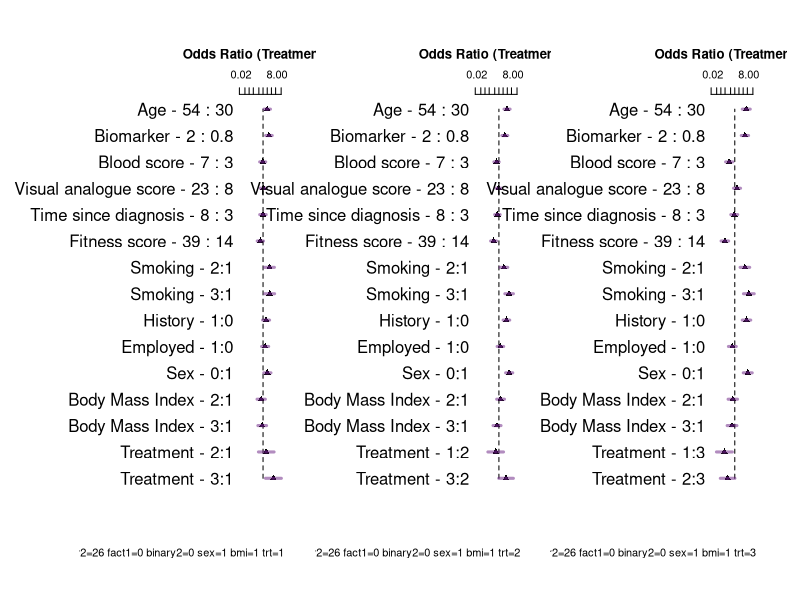
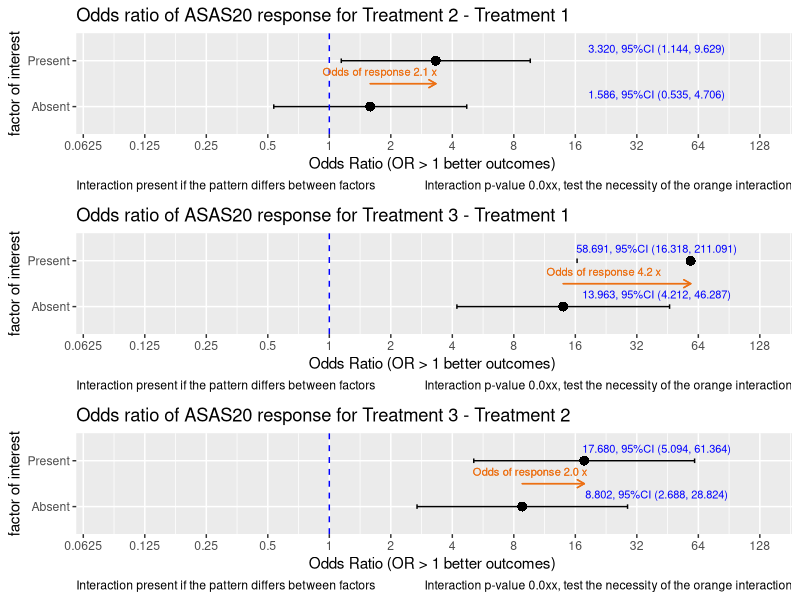
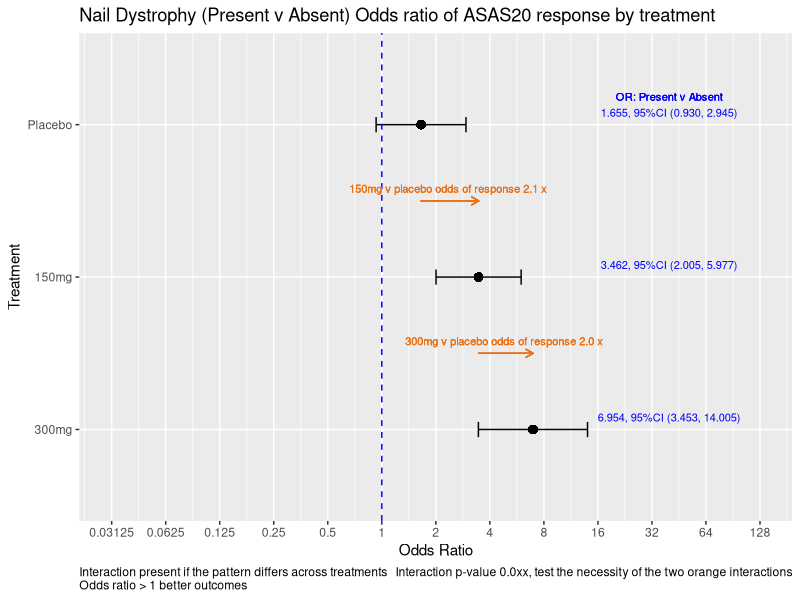

Write R code to recreate these figures, in order.
## ---- chunk 1

  set.seed(124)
  library(rms)          # automatically engages rms(Hmisc)
  library(tidyverse)
  library(kableExtra) 
  library(knitr) 
  library(reshape)
  library(rms)
  
  
  knitrSet(lang='markdown', w=7, h=7, dev='svg', fig.path='folder/')
  options(prType='html')
  options(width=200)
  
  # format function 
     formatz <- function(x){
        if (!is.na(x)  ) {
          sprintf(x, fmt = '%#.1f')  
         }
     }
     
     

    options(max.print=1000000)    
    options(scipen=999)
    
    ## convenience functions
    p0 <- function(x) {formatC(x, format="f", digits=1)}
    p1 <- function(x) {formatC(x, format="f", digits=1)}
    p2 <- function(x) {formatC(x, format="f", digits=2)}
    p3 <- function(x) {formatC(x, format="f", digits=3)}
    p4 <- function(x) {formatC(x, format="f", digits=4)}
    p5 <- function(x) {formatC(x, format="f", digits=5)}
    
    logit <-     function(p) log(1/(1/p-1))
    expit <-     function(x) 1/(1/exp(x) + 1)
    inv_logit <- function(logit) exp(logit) / (1 + exp(logit))
    is.even <-   function(x){ x %% 2 == 0 }                       # function to id. odd maybe useful
    options(width=200)



 
## ---- chunk 2

# select the design to simulate
Design = "Treatment interacts with all variables" 
#Design = "Treatment interacts with smoking only" 
#Design = "No-interaction logit-additive model"

# coefficients on log odds scale

intercept <- -3
n=1000
v1 = 1
v2 = 1/(65-18)
v3 = 0.4
v4 = 0
v5 = 1/3
v6 = -.5/10
v7 = 0.25/30
v8 = -.1/10
v9 = -1/50
v10 = log(2)
v11 = -log(1)
v12 = log(0.5)

#~~~~~~~~~~~~~~~~~~~~~~~~~~~~~~~~~~~~~~~~~~~~~~~~~~~~~~~~~~~~~~~~~~~~~~~~~~~~~~~~~
# for Rshiny needed this separate so could control this
randomi <- runif(n)    # this determine Y=1 later, 
#~~~~~~~~~~~~~~~~~~~~~~~~~~~~~~~~~~~~~~~~~~~~~~~~~~~~~~~~~~~~~~~~~~~~~~~~~~~~~~~~~

trt.coef       <-  v1     # log odds ratio so 1 -> 2.718, so 1 is LARGE
age.coef       <-  v2     # log odds of 1 over the age range
smoke.coef     <-  v3     # this is odds of 1.5
bmi.coef       <-  v4     # this is an odds of 1..50:50
covar3.coef    <-  v5     # log odds 1 over range of 3
covar1.coef    <-  v6     # log odds -.05 per unit change
vas.coef       <-  v7     # log odds .008 per unit change. log odds .25 over 30 units odds 1.27
time.coef      <-  v8     # log odds -.01 per year, log odds -.1 over 10 years or odds .90
covar2.coef    <-  v9     # log odds 0.02 per unit, log odds 1 over 50 units or odds 2.7
fact1.coef     <-  v10    # log odds 0.693 per change in binary, or odds of 2   
binary2.coef   <-  v11    # log odds 0 per change in binary, or odds of 1  
sex.coef       <-  v12    # log odds -0.693 per change in binary, or odds of .5  

# made up data structure 
trt      <- sample(1:3,   n, replace=TRUE)      # trt 3 levels
age      <- sample(18:65, n, replace=TRUE)      # continuous
bmi      <- sample(1:3,   n, replace=TRUE)      # assume 3 equal groups
smoking  <- sample(1:3,   n, replace=TRUE)      # categorical assume 3 equal groups
covar3   <- round(runif(n,0,3),2)
covar1   <- round(runif(n,0,10),2)
vas      <- sample(1:30, n, replace=TRUE)
time     <- round(runif(n,0,10),2)              # years
covar2   <- sample(1:50, n, replace=TRUE)
fact1    <- sample(0:1,  n, replace=TRUE)
binary2  <- sample(0:1,  n, replace=TRUE)
sex      <- sample(0:1,  n, replace=TRUE)


## ---- chunk 3

#~~~~~~~~~~~~~~~~~~~~~~~~~~~~~~~~~~~~~~~~~~~~~~~~~~~~~~~~~~~~~~~~~~~~~~~~~~~~~~~~~~~~~~~~~~~~~~~~~~~~~~~~~~~~~~~~~~~~~~~~~~~~linear predictor
if ( ( Design) == "Treatment interacts with all variables" )  {
  
  lp = intercept + trt*trt.coef*(smoking*smoke.coef   +   age*age.coef  + bmi*bmi.coef   + covar3*covar3.coef +
                                   covar1*covar1.coef +   vas*vas.coef  + time*time.coef + covar2*covar2.coef +
                                   fact1*fact1.coef   +
                                   binary2*binary2.coef + sex*sex.coef) 
  
}   else if ( ( Design ) == "Treatment interacts with smoking only" ) {    
  
  # truth  only smoking interacts  with trt
  lp = intercept + (trt*trt.coef*smoking*smoke.coef)   +   age*age.coef   + bmi*bmi.coef + covar3*covar3.coef +
    covar1*covar1.coef  + vas*vas.coef   + time*time.coef + covar2*covar2.coef + fact1*fact1.coef +
    binary2*binary2.coef + sex*sex.coef
  
}   else if ( ( Design) == "No-interaction logit-additive model" ) {  
  
  # truth no interactions
  lp = intercept + trt*trt.coef + smoking*smoke.coef + age*age.coef  + bmi*bmi.coef  + covar3*covar3.coef  +
    covar1*covar1.coef + vas*vas.coef  + time*time.coef + covar2*covar2.coef + fact1*fact1.coef +
    binary2*binary2.coef + sex*sex.coef
}

y <- ifelse(randomi < plogis(lp), 1, 0)   # one liner  randomi object is necessary for R shiny only



## ---- chunk 4


datx <- data.frame(cbind(y,  trt ,smoking,  age, covar3, covar1, vas, time, covar2, fact1, binary2, sex, bmi))

#~~~~~~~~~~~~~~~~~~~~~~~~~~~~~~~~~~~~~~~~~~~~~~~~~~~~~~~~~~~~~~~~~~~~~~~~~~~~~~~
da <-  datx 

da$trt <-     factor(da$trt)
da$smoking <- factor(da$smoking)
da$fact1 <-   factor(da$fact1)
da$binary2 <- factor(da$binary2)
da$sex <-     factor(da$sex)
da$bmi <-     factor(da$bmi)

label(da$age)                <- 'Age'                       # labels for forest plots
label(da$trt)                <- 'Treatment'
label(da$bmi)                <- 'Body Mass Index'
label(da$smoking)            <- 'Smoking'
label(da$covar3)             <- 'Biomarker'
label(da$covar1)             <- 'Blood score'
label(da$vas)                <- 'Visual analogue score'
label(da$time)               <- 'Time since diagnosis'
label(da$covar2)             <- 'Fitness score'
label(da$fact1)              <- "History"
label(da$binary2)            <- "Employed"
label(da$sex)                <- 'Sex'

dd <<- datadist(da)
options(datadist="dd")


## ---- chunk 5

# RUN REGRESSONS
A<-lrm(y~   trt * (smoking  + age  + bmi + covar3 + covar1 + vas + time + covar2 + fact1 + binary2 +sex),da, y=TRUE ,x=TRUE)  # all interact with trt
B<-lrm(y~  (trt *  smoking) + age  + bmi + covar3 + covar1 + vas + time + covar2 + fact1 + binary2 +sex, da, y=TRUE, x=TRUE)  # smoking * trt only
C<-lrm(y~   trt +  smoking  + age +  bmi + covar3 + covar1 + vas + time + covar2 + fact1 + binary2 +sex, da, y=TRUE, x=TRUE)  # main effect

#~~~~~~~~~~~~~~~~~~~~~~~~~~~~~~~~~~~~~~~~~~~~~~~~~~~~~~~~~~~~~~~~~~~~~~~~~~~~~~~~~~~~~~~~~~~~~~~~~~~~~~~~~~~~~
# rel explained variation
#~~~~~~~~~~~~~~~~~~~~~~~~~~~~~~~~~~~~~~~~~~~~~~~~~~~~~~~~~~~~~~~~~~~~~~~~~~~~~~~~~~~~~~~~~~~~~~~~~~~~~~~~~~~~~

# L1 <-   var(predict(B, type='fitted')) / 
#   var(predict(A, type='fitted')) 
# 
# L2 <-   var(predict(C, type='fitted')) / 
#   var(predict(A, type='fitted')) 
# 
# L3 <-   var(predict(C, type='fitted')) / 
#   var(predict(B, type='fitted')) 
# 
# L1
# L2  
# L3 

#~~~~~~~~~~~~~~~~~~~~~~~~~~~~~~~~~~~~~~~~~~~~~~~~~~~~~~~~~~~~~~~~~~~~~~~~~~~~~~~~~~~~~~~~~~~~~~~~~~~~~~~~~~~~~
# LRTESTS
#~~~~~~~~~~~~~~~~~~~~~~~~~~~~~~~~~~~~~~~~~~~~~~~~~~~~~~~~~~~~~~~~~~~~~~~~~~~~~~~~~~~~~~~~~~~~~~~~~~~~~~~~~~~~~

# k1 <- contrast(A, list(smoking=c(2), trt=c(1:3)), list(smoking=c(1), trt=c(1:3)) , fun=exp) 
# z1 <- print(k1, X=TRUE)   

# lrtest( A, B)

lrtest( A, C)

#lrtest( B, C)

#~~~~~~~~~~~~~~~~~~~~~~~~~~~~~~~~~~~~~~~~~~~~~~~~~~~~~~~~~~~~~~~~~~~~~~~~~~~~~~~~~~~~~~~~~~~~~~~~~~~~~~~~~~~~~
# FULL INTERACTION MODEL SUMMARY
#~~~~~~~~~~~~~~~~~~~~~~~~~~~~~~~~~~~~~~~~~~~~~~~~~~~~~~~~~~~~~~~~~~~~~~~~~~~~~~~~~~~~~~~~~~~~~~~~~~~~~~~~

(A1 <- summary(A, smoking=1, age, covar3, covar1, vas, time, covar2, fact1, binary2, sex, bmi=1, trt=1, est.all=FALSE, vnames=c( "labels")))

(A2 <- summary(A, smoking=1, age, covar3, covar1, vas, time, covar2, fact1, binary2, sex, bmi=1, trt=2, est.all=FALSE, vnames=c( "labels")))

(A3 <- summary(A, smoking=1, age, covar3, covar1, vas, time, covar2, fact1, binary2, sex, bmi=1, trt=3, est.all=FALSE, vnames=c( "labels")))


# (A1 <- summary(A, smoking=1, age=0, covar3=0, covar1=0, vas=0, time=0, covar2=0, fact1=0, binary2=0, sex=0, bmi=1, trt=1, est.all=FALSE, vnames=c( "labels")))
# 
# (A2 <- summary(A, smoking=1, age=0, covar3=0, covar1=0, vas=0, time=0, covar2=0, fact1=0, binary2=0, sex=0, bmi=1, trt=2, est.all=FALSE, vnames=c( "labels")))
# 
# (A3 <- summary(A, smoking=1, age=0, covar3=0, covar1=0, vas=0, time=0, covar2=0, fact1=0, binary2=0, sex=0, bmi=1, trt=3, est.all=FALSE, vnames=c( "labels")))
# 
# #~~~~~~~~~~~~~~~~~~~~~~~~~~~~~~~~~~~~~~~~~~~~~~~~~~~~~~~~~~~~~~~~~~~~~~~~~~~~~~~~~~~~~~~~~~~~~~~~~~~~~~~~
# # SMOKING TRT INTERACTION MODEL SUMMARY
# #~~~~~~~~~~~~~~~~~~~~~~~~~~~~~~~~~~~~~~~~~~~~~~~~~~~~~~~~~~~~~~~~~~~~~~~~~~~~~~~~~~~~~~~~~~~~~~~~~~~~~~~~
# 
# (A1 <- summary(B, smoking=1, age, covar3, covar1, vas, time, covar2, fact1, binary2, sex, bmi=1, trt=1, est.all=FALSE, vnames=c( "labels")))
# 
# (A2 <- summary(B, smoking=1,   trt=2, est.all=FALSE, vnames=c( "labels")))
# 
# (A3 <- summary(B, smoking=1,   trt=3, est.all=FALSE, vnames=c( "labels")))
# 
# #~~~~~~~~~~~~~~~~~~~~~~~~~~~~~~~~~~~~~~~~~~~~~~~~~~~~~~~~~~~~~~~~~~~~~~~~~~~~~~~~~~~~~~~~~~~~~~~~~~~~~~~~
# # MAIN EFFECTS MODEL SUMMARY
# #~~~~~~~~~~~~~~~~~~~~~~~~~~~~~~~~~~~~~~~~~~~~~~~~~~~~~~~~~~~~~~~~~~~~~~~~~~~~~~~~~~~~~~~~~~~~~~~~~~~~~~~~
# 
# (A1 <- summary(C, smoking=1, age, covar3, covar1, vas, time, covar2, fact1, binary2, sex, bmi=1, trt=1, est.all=FALSE, vnames=c( "labels")))

#~~~~~~~~~~~~~~~~~~~~~~~~~~~~~~~~~~~~~~~~~~~~~~~~~~~~~~~~~~~~~~~~~~~~~~~~~~~~~~~~~~~~~~~~~~~~~~~~~~~~~~~~
# Plotting the summaries in forest plots
#~~~~~~~~~~~~~~~~~~~~~~~~~~~~~~~~~~~~~~~~~~~~~~~~~~~~~~~~~~~~~~~~~~~~~~~~~~~~~~~~~~~~~~~~~~~~~~~~~~~~~~~~

## ---- chunk 6

par(mfrow=c(1,3)) 

par(oma=c(3,6,1,1)) 

options(digits=1)

plot(summary(A, smoking=1, age, covar3, covar1, vas, time, covar2, fact1, binary2, sex, bmi=1, trt=1, est.all=FALSE, vnames=c( "labels")), 
     log=TRUE, xlim=c(log(.01),log(40)),
     q=c(  0.95 ), at=c(.02,0.05,.1,.2,.5,1,2,4,8,20), lwd=3, pch=17,
     col=   rgb(red=.4,green=.1,blue=.5,alpha=c(.5,.3,.2)),
     col.points='black', cex=1, main= "Odds Ratio (Treatment 1)", cex.main=1.8
)

plot(summary(A, smoking=1, age, covar3, covar1, vas, time, covar2, fact1, binary2, sex, bmi=1, trt=2, est.all=FALSE, vnames=c( "labels")), 
     log=TRUE, xlim=c(log(.01),log(40)),
     q=c(  0.95 ), at=c(.02,0.05,.1,.2,.5,1,2,4,8,20), lwd=3, pch=17,
     col=   rgb(red=.4,green=.1,blue=.5,alpha=c(.5,.3,.2)),
     col.points='black', cex=1, main= "Odds Ratio (Treatment 2)", cex.main=1.8
)

plot(summary(A, smoking=1, age, covar3, covar1, vas, time, covar2, fact1, binary2, sex, bmi=1, trt=3, est.all=FALSE, vnames=c( "labels")), 
     log=TRUE, xlim=c(log(.01),log(40)),
     q=c(  0.95 ), at=c(.02,0.05,.1,.2,.5,1,2,4,8,20), lwd=3, pch=17,
     col=   rgb(red=.4,green=.1,blue=.5,alpha=c(.5,.3,.2)),
     col.points='black', cex=1, main= "Odds Ratio (Treatment 3)", cex.main=1.8
)

par(mfrow=c(1,1))



## ---- chunk 7

options(digits=6)
k1 <- contrast(A, list(fact1=c(0,1), trt=c(2)), list(fact1=c(0,1), trt=c(1)) , fun=exp) 
z1 <- print(k1, X=TRUE)   

k2 <- contrast(A, list(fact1=c(0,1), trt=c(3)), list(fact1=c(0,1), trt=c(1)) , fun=exp) 
z2 <- print(k2, X=TRUE)   

k3 <- contrast(A, list(fact1=c(0,1), trt=c(3)), list(fact1=c(0,1), trt=c(2)) , fun=exp) 
z3 <- print(k3, X=TRUE)   
#

## ---- chunk 8

#~~~~~~~~~~~~~~~~~~~~~~~~~~~~~~~~~~~~~~~~~~~~~~~~~~~~~~~~~~~~~~~~~~~~~~~~~~~~~~~~~~~~~~~~~~~~~~~~~~~~~~~~~~
 
  ## lets plot
  

int.plot <- function(k1, factor.="factor of interest",
                     effect="Treatment 2 - Treatment 1", 
                     first.grp="Absent", 
                     second.grp="Present") {
  ####inputs
  zz <- k1
  
  # log scale
  Scorex=as.vector(zz$Contrast)
  lbx =  as.vector(zz$Lower)
  ubx =  as.vector(zz$Upper)
  
  require(ggplot2)
  
  df.plot <- data.frame(x=c(effect,effect),
                        factor.=c(first.grp,second.grp ),
                        Score=exp(Scorex),
                        lb = exp(lbx),
                        ub =exp(ubx))
  
  df.plot$factor. = factor(df.plot$factor., 
                           levels = c(first.grp,second.grp ))
  
  
  
  
  df.plot$cord = max(df.plot$ub)
  
  gp <- ggplot(df.plot, aes(x=factor., y=log(Score), fill="black", group=x))
  gg <- gp + #geom_line(aes(linetype=x), size=.6) + 
    geom_point(aes(shape=x), size=3) + 
    geom_errorbar(aes(ymax=log(ub), ymin=log(lb)), width=.1) +
    theme(legend.position="none") + ylab("Odds Ratio (OR > 1 better outcomes) ") + xlab(factor.) +
    
    geom_hline(yintercept=log(1), linetype="dashed", color = "blue") +
    
    scale_y_continuous(
      breaks= log(c(1/32,1/16,1/8, 1/4,1/2,  1, 2, 4 ,8, 16,32,64, 128) )  ,  
      limits = c(log(1/12),log(128)),  
      labels=     c(1/32,1/16,1/8, 1/4,1/2,  1, 2, 4 ,8, 16,32,64,128)
    ) +
    
    coord_flip() +
    
    geom_text(aes(  #y=log(cord*1.5) ,
      y=log(40),
      label = paste0(p3(Score),", 95%CI (" ,p3(lb),", ",p3(ub), ")"), 
      vjust=-1.0), size=2.8, color='blue') +
    
    ggtitle( paste0("Odds ratio of ASAS20 response for ", effect) )
  
  
  gg <- gg + labs(caption = c("Interaction p-value 0.0xx, test the necessity of the orange interaction", 
                              "Interaction present if the pattern differs between factors")) + 
    theme(plot.caption = element_text(hjust=c(1, 0)))
  
  
  i <- gg + geom_segment(
    x = 1.5, y =  Scorex[1],
    xend = 1.5, yend =  Scorex[2],
    lineend = "round", # See available arrow types in example above
    linejoin = "round",
    size = .5, 
    arrow = arrow(length = unit(0.2, "cm")),
    colour = "#EC7014" # Also accepts "red", "blue' etc
  ) 
  
  
  
  k <- i + geom_text( aes(
    x = 1.5, y = (Scorex[1]+Scorex[2])/2,
    label = paste0("Odds of response ",p0(exp(   max(Scorex[2],Scorex[1]) -  min(Scorex[2],Scorex[1])  ))," x"), 
    group = NULL,
    vjust = -1, #.3
    hjust = .7 #1
  ), size=2.8 , color="#EC7014") 
  
  
  #print(k)
}


## ---- chunk 9

#~~~~~~~~~~~~~~~~~~~~~~~~~~~~~~~~~~~~~~~~~~~~~~~~~~~~~~~~~~~~~~~~~~~~~~~~~~~~~~~~~~~~~~~~~~
age.=sample(30:80,1)  # showing it is the interaction that counts.
options(digits=6)
k1 <- contrast(A, list(fact1=c(0,1),age=age., trt=c(2)), list(fact1=c(0,1), age=age.,trt=c(1)) , fun=exp) 
z1 <- print(k1, X=TRUE)   

k2 <- contrast(A, list(fact1=c(0,1), age=age.,trt=c(3)), list(fact1=c(0,1), age=age.,trt=c(1)) , fun=exp) 
z2 <- print(k2, X=TRUE)   

k3 <- contrast(A, list(fact1=c(0,1), age=age.,trt=c(3)), list(fact1=c(0,1), age=age.,trt=c(2)) , fun=exp) 
z3 <- print(k3, X=TRUE)   
#

#~~~~~~~~~~~~~~~~~~~~~~~~~~~~~~~~~~~~~~

#####~~~~~~~~~~~~~~~~~~~~~~~~~~~~~~~~~~~~~~~~~~~~~~~~~~~~~~~~~~~~~~~~~~~~~~~~~~~~~~~~~~~~~~
p1x <- int.plot(k1, factor.="factor of interest",
                effect="Treatment 2 - Treatment 1", 
                first.grp="Absent", 
                second.grp="Present") 


p2x <- int.plot(k2, factor.="factor of interest",
                effect="Treatment 3 - Treatment 1", 
                first.grp="Absent", 
                second.grp="Present") 


p3x <-int.plot(k3, factor.="factor of interest",
               effect="Treatment 3 - Treatment 2", 
               first.grp="Absent", 
               second.grp="Present") 

require(gridExtra)

# its only the orange that is important. And will not change if other values in model are altered.
# the actual OR will change if the covariates change, but the same amount in both levels.
# should mention the values that are held constant!
grid.arrange(p1x,p2x,p3x)
# A
# lrtest(A,C)
# anova(A)
 

## ---- chunk 10


#~~~~~~~~~~~~~~~~~~~~~~~~~~~~~~~~~~~~~~~~~~~~~~~~~~~~~~~~~~~~~~~~~~~~~~~~~~~~~~~~~~~now
# now try the original approach
age.=sample(30:80,1)  # showing it is the interaction that counts.
options(digits=6)
k1 <- contrast(A, list(fact1=c(1),age=age., trt=c(1)), list(fact1=c(0), age=age.,trt=c(1)) , fun=exp) 
z1 <- print(k1, X=TRUE)   

k2 <- contrast(A, list(fact1=c(1), age=age.,trt=c(2)), list(fact1=c(0), age=age.,trt=c(2)) , fun=exp) 
z2 <- print(k2, X=TRUE)   

k3 <- contrast(A, list(fact1=c(1),  age=age.,trt=c(3)), list(fact1=c(0),  age=age.,trt=c(3)) , fun=exp) 
z3 <- print(k3, X=TRUE)   


zz<-rbind(k1,k2,k3)
zz<-zz[,c("Contrast","Lower","Upper")]
zz<- unlist(zz)
zz<-matrix(zz, nrow=3, ncol=3)
zz<-as.data.frame(zz)
names(zz) <-c("Score","lb","ub")
zz<-data.frame(zz)
zze <- exp(zz)

df.plot <- data.frame(x=c("Treatment","Treatment", "Treatment"),
                      factor.=c("Placebo","150mg","300mg"),
                      Score=exp(zz$Score),
                      lb = exp(zz$lb),
                      ub =exp(zz$ub))


 
 


df.plot$factor. = factor(df.plot$factor., levels = c("Placebo","150mg","300mg"))
df.plot$factor. = factor(df.plot$factor., levels = c("300mg", "150mg", "Placebo"))
 

#~~~~~~~~~~~~~~~~~~~~~~~~~~~~~~~~~~~~~~~~~~~~~~~~~~~~~~~~~~~~~~~~~~~~~~~~~~~~~~~~~~~~~~~~~~~~~~START OF GOOD PLOT
 


gp <- ggplot(df.plot, aes(x=factor., y=log(Score), fill="black", group=x))
gg <- gp + #geom_line(aes(linetype=x), size=.6) + 
  geom_point(aes(shape=x), size=3) + 
  geom_errorbar(aes(ymax=log(ub), ymin=log(lb)), width=.1) +
  theme(legend.position="none") + ylab("Odds Ratio") + xlab("Treatment") +
  
  geom_hline(yintercept=log(1), linetype="dashed", color = "blue") +
  
  scale_y_continuous(
    breaks= log(c(1/64,1/32,1/16,1/8, 1/4,1/2,  1, 2, 4 ,8, 16,32,64, 128) )  ,  
    limits = c(log(1/32),log(128)),  
    labels=     c(1/64,1/32,1/16,1/8, 1/4,1/2,  1, 2, 4 ,8, 16,32,64,128)
  ) +
  
  coord_flip() +
 
  
  geom_text(aes(  y=log(40) ,label = paste0(p3(zze$Score),", 95%CI (" ,p3(zze$lb),", ",p3(zze$ub), ")"), 
                  vjust=-1.0), size=2.8, color='blue') +
   
  
  ggtitle( "Nail Dystrophy (Present v Absent) Odds ratio of ASAS20 response by treatment") 

  
gg <- gg + labs(caption = c("Interaction p-value 0.0xx, test the necessity of the two orange interactions", "Interaction present if the pattern differs across treatments\nOdds ratio > 1 better outcomes")) + 
  theme(plot.caption = element_text(hjust=c(1, 0)))
 
i <- gg + geom_segment(
  x = 2.5, y =  zz$Score[1],
  xend = 2.5, yend =  zz$Score[2],
  lineend = "round", # See available arrow types in example above
  linejoin = "round",
  size = .5, 
  arrow = arrow(length = unit(0.2, "cm")),
  colour = "#EC7014" # Also accepts "red", "blue' etc
) 



j <- i + geom_segment(
  x = 1.5, y =  zz$Score[2],
  xend = 1.5, yend =  zz$Score[3],
  lineend = "round", # See available arrow types in example above
  linejoin = "round",
  size = .5, 
  arrow = arrow(length = unit(0.2, "cm")),
  colour = "#EC7014" # Also accepts "red", "blue' etc
) 


k <- j + geom_text( aes(
  x = 2.5, y = (zz$Score[1]+zz$Score[2])/2,
  label = paste0("150mg v placebo odds of response ",
                 p0(exp(   max(zz$Score[2],zz$Score[1]) -  min(zz$Score[2],zz$Score[1])  ))," x "), 
  group = NULL,
  vjust = -1, #.3
  hjust = .5
), size=2.8 , color="#EC7014") 


m <- k + geom_text( aes(
  x = 1.5, y = ((zz$Score[2]+zz$Score[3])/2),
  label = paste0("300mg v placebo odds of response ",
                 p0(exp(   max(zz$Score[3],zz$Score[2]) -  min(zz$Score[3],zz$Score[2])  ))," x "), 
  group = NULL,
  vjust = -1,
  hjust = .5
), size=2.8 , color="#EC7014") 



n <- m + geom_text( aes(
  x = 3, y = log(40),
  label = "OR: Present v Absent", 
  group = NULL,
  vjust = - 3, #.3
  hjust = .5 #1
), size=2.8 , color="blue") 


n
















  

  
## ---- chunk 11

 
  
     
